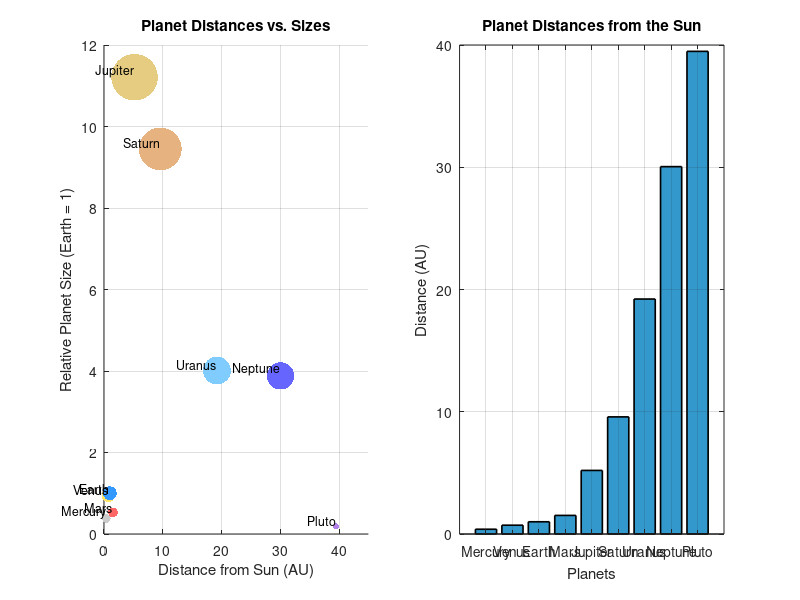

Here is the MATLAB script that generated this plot:
% Part 1: Defined the solar system data, pluto was planet until 2007
planet_names = {'Mercury', 'Venus', 'Earth', 'Mars', 'Jupiter', 'Saturn', 'Uranus', 'Neptune', 'Pluto'};
planet_distances = [0.39, 0.72, 1.0, 1.52, 5.2, 9.58, 19.22, 30.05, 39.48]; % Distances in AU
planet_sizes = [0.38, 0.95, 1.0, 0.53, 11.21, 9.45, 4.01, 3.88, 0.19]; % Relative sizes with Earth = 1

% Part 2: Defined the colors of each planet, I liked pluto as a child
colors = [
    [0.8, 0.8, 0.8];   % Mercury - Gray
    [1.0, 0.9, 0.4];   % Venus - Yellowish
    [0.2, 0.6, 1.0];   % Earth - Blue
    [1.0, 0.4, 0.4];   % Mars - Red
    [0.9, 0.8, 0.5];   % Jupiter - Beige
    [0.9, 0.7, 0.5];   % Saturn - Light Brown
    [0.5, 0.8, 1.0];   % Uranus - Light Blue
    [0.4, 0.4, 1.0];   % Neptune - Deep Blue
    [0.7, 0.5, 0.9]    % Pluto - Purple
];

% Part 3: Created a figure with subplots
figure('Position', [100, 100, 1200, 500]); % Adjusted size for better layout

% Subplot 1: Scatter plot of planet sizes and distances
subplot(1, 2, 1); % 1 row, 2 columns, 1st subplot
scatter(planet_distances, planet_sizes, planet_sizes * 100, colors, 'filled'); % Marker size reflects planet sizes
title('Planet Distances vs. Sizes');
xlabel('Distance from Sun (AU)');
ylabel('Relative Planet Size (Earth = 1)');
grid on;
axis([0, 45, 0, 12]); % Adjust axis for better viewing

% Added labels to each point
for i = 1:length(planet_names)
    text(planet_distances(i), planet_sizes(i), [' ' planet_names{i}], ...
        'VerticalAlignment', 'bottom', 'HorizontalAlignment', 'right', 'FontSize', 9);
end

% Subplot 2: Bar chart of distances for planets
subplot(1, 2, 2); % 1 row, 2 columns, 2nd subplot
bar(planet_distances, 'FaceColor', [0.2 0.6 0.8], 'EdgeColor', 'k', 'LineWidth', 1.2);
title('Planet Distances from the Sun');
xlabel('Planets');
ylabel('Distance (AU)');
xticks(1:length(planet_names));
xticklabels(planet_names);
xtickangle(45); % Rotate labels for better readability
colormap(colors); % Apply custom colors to the bars
grid on;

% Part D: Saved the file as a png
saveas(gcf, 'solar_system_visualization.png');
